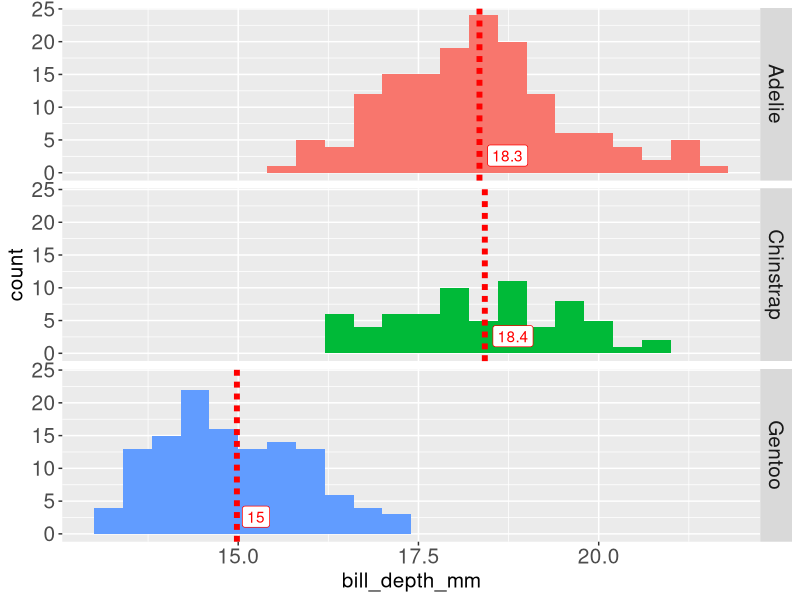
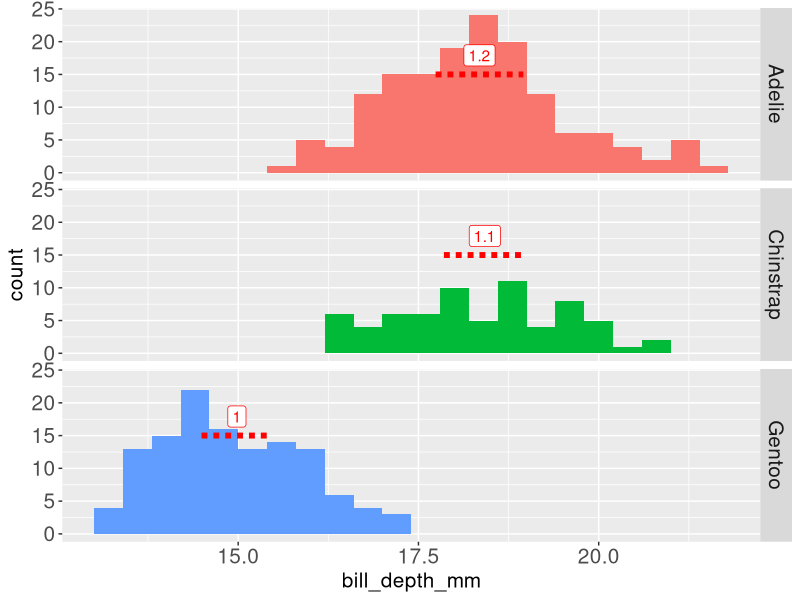
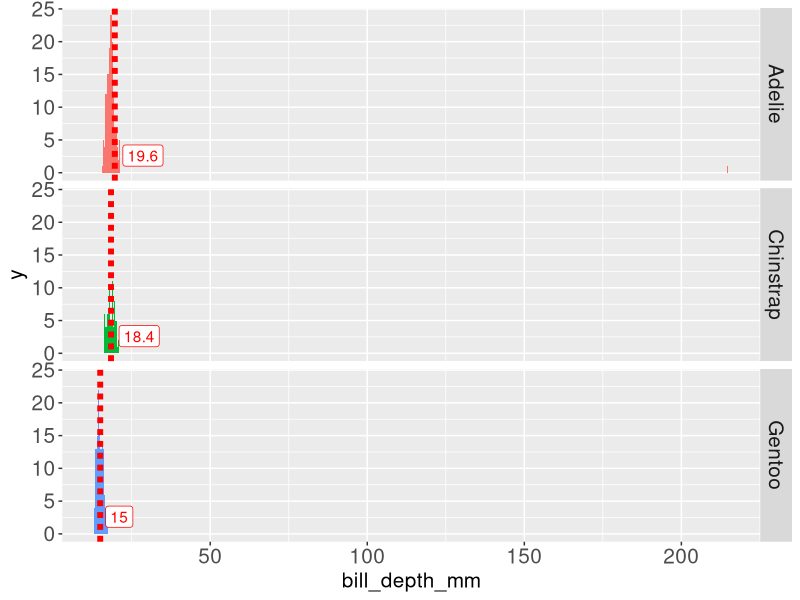
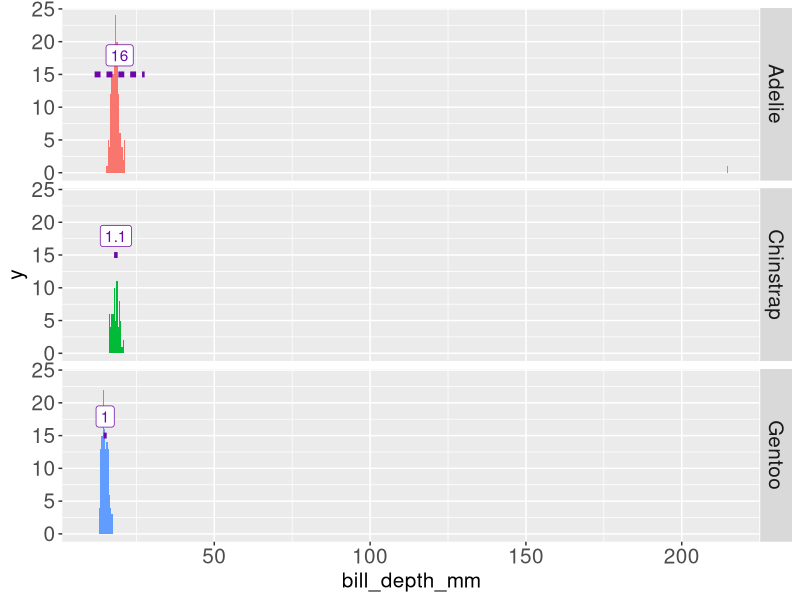

Write the R code that produced these figures, in order.
## ---- chunk 1
#| include: false
library(dplyr)
library(readr)
library(magrittr)
library(tidyr)
library(palmerpenguins)
library(tibble)
library(ggplot2)
library(readr)
library(here)
library(ggbeeswarm)

theme_update(axis.title = element_text(size = 15),
             axis.text = element_text(size = 15),
             strip.text = element_text(size = 15))

violet <- '#6d07a8'
## ---- chunk 2
#| echo: false
penguins_summary <- function(pengs) {
  pengs %>% 
    group_by(species) %>% 
    summarise(m = mean(bill_depth_mm, na.rm = T),
              sd = sd(bill_depth_mm, na.rm = T),
              med = median(bill_depth_mm, na.rm = T),
              iqr = IQR(bill_depth_mm, na.rm = T),
              mad = mad(bill_depth_mm, na.rm = T))
}

penguins_summarized <- 
  penguins %>% 
  penguins_summary()

p <- 
  penguins %>% 
  ggplot(aes(x = bill_depth_mm,
             fill = species)) +
  geom_histogram(binwidth = .4) +
  labs(y = 'count') +
  guides(fill = 'none') +
  facet_grid(rows = 'species')
## ---- chunk 3
#| echo: false
#| fig.height: 7
#| fig-width: 7

p_mean <- 
  p +
  geom_vline(data = . %>% penguins_summary(),
            aes(xintercept = m),
            colour = 'red',
            size = 2,
            lty = '11') +
  geom_label(data = . %>% penguins_summary(),
            aes(x = m,
                y = 1,
                label = m %>% round(1)),
            fill = 'white',
            colour = 'red',
            hjust = -0.2,
            vjust = 0)

p_mean
## ---- chunk 4
#| echo: false
#| fig.height: 7
#| fig-width: 7

p_sd <- 
  p +
  geom_segment(data = . %>% 
              group_by(species) %>% 
              summarise(m = mean(bill_depth_mm, na.rm = T),
                        sd = sd(bill_depth_mm, na.rm = T)),
            aes(x = m-sd/2,
                xend = m+sd/2,
                y = 15,
                yend = 15),
            lty = '11',
            colour = 'red',
            size = 2) +
  geom_label(data = . %>% penguins_summary(),
            aes(x = m,
                y = 15,
                label = sd %>% round(1)),
            fill = 'white',
            colour = 'red',
            hjust = .5,
            vjust = -.4) 
p_sd
## ---- chunk 5
penguins$bill_depth_mm %>% range(na.rm = T)
## ---- chunk 6
penguins_bad <- 
  penguins %>% 
    mutate(
      bill_depth_mm = bill_depth_mm %>% 
        {
          if_else(. == max(., na.rm = T),
                    true = .*10,
                    false = .)
        }
    )
## ---- chunk 7
#| echo: false
#| fig.height: 7
#| fig-width: 7
penguins_summary <- function(pengs) {
  pengs %>% 
    group_by(species) %>% 
    summarise(m = mean(bill_depth_mm, na.rm = T),
              sd = sd(bill_depth_mm, na.rm = T),
              med = median(bill_depth_mm, na.rm = T),
              mad = mad(bill_depth_mm, na.rm = T))
}

penguins_bad %>% 
  ggplot(aes(x = bill_depth_mm,
             fill = species)) +
  geom_histogram(binwidth = .4) +
  geom_vline(data = . %>% penguins_summary(),
            aes(xintercept = m),
            colour = 'red',
            size = 2,
            lty = '11') +
  geom_label(data = . %>% penguins_summary(),
            aes(x = m,
                y = 1,
                label = m %>% round(1)),
            fill = 'white',
            colour = 'red',
            hjust = -0.2,
            vjust = 0) +
  guides(fill = 'none') +
  facet_grid(rows = 'species')
## ---- chunk 8
#| echo: false
#| fig.height: 7
#| fig-width: 7
penguins_bad %>% 
  ggplot(aes(x = bill_depth_mm,
             fill = species)) +
  geom_histogram(binwidth = .4) +
  geom_segment(data = . %>% 
              group_by(species) %>% 
              summarise(m = mean(bill_depth_mm, na.rm = T),
                        sd = sd(bill_depth_mm, na.rm = T)),
            aes(x = m-sd/2,
                xend = m+sd/2,
                y = 15,
                yend = 15),
            lty = '11',
            colour = '#6d07a8',
            size = 2) +
  geom_label(data = . %>% penguins_summary(),
            aes(x = m,
                y = 15,
                label = sd %>% round(1)),
            fill = 'white',
            colour = '#6d07a8',
            hjust = .5,
            vjust = -.4) +
  guides(fill = 'none') +
  facet_grid(rows = 'species')
